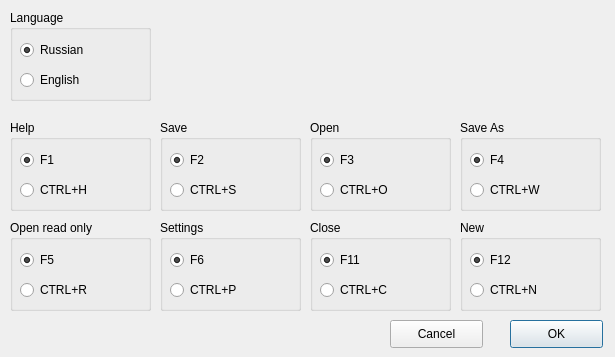
<?xml version="1.0" encoding="UTF-8"?>
<ui version="4.0">
 <class>DialogSettings</class>
 <widget class="QDialog" name="DialogSettings">
  <property name="geometry">
   <rect>
    <x>0</x>
    <y>0</y>
    <width>615</width>
    <height>357</height>
   </rect>
  </property>
  <property name="windowTitle">
   <string>Settings</string>
  </property>
  <widget class="QGroupBox" name="groupBox">
   <property name="geometry">
    <rect>
     <x>10</x>
     <y>10</y>
     <width>141</width>
     <height>91</height>
    </rect>
   </property>
   <property name="title">
    <string>Language</string>
   </property>
   <widget class="QRadioButton" name="langEng">
    <property name="geometry">
     <rect>
      <x>10</x>
      <y>60</y>
      <width>95</width>
      <height>20</height>
     </rect>
    </property>
    <property name="text">
     <string>English</string>
    </property>
    <property name="checked">
     <bool>false</bool>
    </property>
   </widget>
   <widget class="QRadioButton" name="langRus">
    <property name="geometry">
     <rect>
      <x>10</x>
      <y>30</y>
      <width>95</width>
      <height>20</height>
     </rect>
    </property>
    <property name="text">
     <string>Russian</string>
    </property>
    <property name="checked">
     <bool>true</bool>
    </property>
   </widget>
  </widget>
  <widget class="QPushButton" name="pushButtonOk">
   <property name="geometry">
    <rect>
     <x>510</x>
     <y>320</y>
     <width>93</width>
     <height>28</height>
    </rect>
   </property>
   <property name="text">
    <string>OK</string>
   </property>
  </widget>
  <widget class="QPushButton" name="pushButtonCancel">
   <property name="geometry">
    <rect>
     <x>390</x>
     <y>320</y>
     <width>93</width>
     <height>28</height>
    </rect>
   </property>
   <property name="text">
    <string>Cancel</string>
   </property>
  </widget>
  <widget class="QGroupBox" name="groupBox_2">
   <property name="geometry">
    <rect>
     <x>310</x>
     <y>120</y>
     <width>141</width>
     <height>91</height>
    </rect>
   </property>
   <property name="title">
    <string>Open</string>
   </property>
   <widget class="QRadioButton" name="radioButtonF3">
    <property name="geometry">
     <rect>
      <x>10</x>
      <y>30</y>
      <width>95</width>
      <height>20</height>
     </rect>
    </property>
    <property name="text">
     <string>F3</string>
    </property>
    <property name="checked">
     <bool>true</bool>
    </property>
   </widget>
   <widget class="QRadioButton" name="radioButtonCTRLO">
    <property name="geometry">
     <rect>
      <x>10</x>
      <y>60</y>
      <width>95</width>
      <height>20</height>
     </rect>
    </property>
    <property name="text">
     <string>CTRL+O</string>
    </property>
   </widget>
  </widget>
  <widget class="QGroupBox" name="groupBox_4">
   <property name="geometry">
    <rect>
     <x>460</x>
     <y>220</y>
     <width>141</width>
     <height>91</height>
    </rect>
   </property>
   <property name="title">
    <string>New</string>
   </property>
   <property name="flat">
    <bool>false</bool>
   </property>
   <property name="checkable">
    <bool>false</bool>
   </property>
   <widget class="QRadioButton" name="radioButtonF12">
    <property name="geometry">
     <rect>
      <x>10</x>
      <y>30</y>
      <width>95</width>
      <height>20</height>
     </rect>
    </property>
    <property name="text">
     <string>F12</string>
    </property>
    <property name="checked">
     <bool>true</bool>
    </property>
   </widget>
   <widget class="QRadioButton" name="radioButtonCTRLN">
    <property name="geometry">
     <rect>
      <x>10</x>
      <y>60</y>
      <width>95</width>
      <height>20</height>
     </rect>
    </property>
    <property name="text">
     <string>CTRL+N</string>
    </property>
   </widget>
  </widget>
  <widget class="QGroupBox" name="groupBox_3">
   <property name="geometry">
    <rect>
     <x>160</x>
     <y>120</y>
     <width>141</width>
     <height>91</height>
    </rect>
   </property>
   <property name="title">
    <string>Save</string>
   </property>
   <widget class="QRadioButton" name="radioButtonF2">
    <property name="geometry">
     <rect>
      <x>10</x>
      <y>30</y>
      <width>95</width>
      <height>20</height>
     </rect>
    </property>
    <property name="text">
     <string>F2</string>
    </property>
    <property name="checked">
     <bool>true</bool>
    </property>
   </widget>
   <widget class="QRadioButton" name="radioButtonCTRLS">
    <property name="geometry">
     <rect>
      <x>10</x>
      <y>60</y>
      <width>95</width>
      <height>20</height>
     </rect>
    </property>
    <property name="text">
     <string>CTRL+S</string>
    </property>
   </widget>
  </widget>
  <widget class="QGroupBox" name="groupBox_5">
   <property name="geometry">
    <rect>
     <x>10</x>
     <y>120</y>
     <width>141</width>
     <height>91</height>
    </rect>
   </property>
   <property name="title">
    <string>Help</string>
   </property>
   <widget class="QRadioButton" name="radioButtonF1">
    <property name="geometry">
     <rect>
      <x>10</x>
      <y>30</y>
      <width>95</width>
      <height>20</height>
     </rect>
    </property>
    <property name="text">
     <string>F1</string>
    </property>
    <property name="checked">
     <bool>true</bool>
    </property>
   </widget>
   <widget class="QRadioButton" name="radioButtonCTRLH">
    <property name="geometry">
     <rect>
      <x>10</x>
      <y>60</y>
      <width>95</width>
      <height>20</height>
     </rect>
    </property>
    <property name="text">
     <string>CTRL+H</string>
    </property>
   </widget>
  </widget>
  <widget class="QGroupBox" name="groupBox_6">
   <property name="geometry">
    <rect>
     <x>460</x>
     <y>120</y>
     <width>141</width>
     <height>91</height>
    </rect>
   </property>
   <property name="title">
    <string>Save As</string>
   </property>
   <widget class="QRadioButton" name="radioButtonF4">
    <property name="geometry">
     <rect>
      <x>10</x>
      <y>30</y>
      <width>95</width>
      <height>20</height>
     </rect>
    </property>
    <property name="text">
     <string>F4</string>
    </property>
    <property name="checked">
     <bool>true</bool>
    </property>
   </widget>
   <widget class="QRadioButton" name="radioButtonCTRLW">
    <property name="geometry">
     <rect>
      <x>10</x>
      <y>60</y>
      <width>95</width>
      <height>20</height>
     </rect>
    </property>
    <property name="text">
     <string>CTRL+W</string>
    </property>
   </widget>
  </widget>
  <widget class="QGroupBox" name="groupBox_7">
   <property name="geometry">
    <rect>
     <x>10</x>
     <y>220</y>
     <width>141</width>
     <height>91</height>
    </rect>
   </property>
   <property name="title">
    <string>Open read only</string>
   </property>
   <widget class="QRadioButton" name="radioButtonF5">
    <property name="geometry">
     <rect>
      <x>10</x>
      <y>30</y>
      <width>95</width>
      <height>20</height>
     </rect>
    </property>
    <property name="text">
     <string>F5</string>
    </property>
    <property name="checked">
     <bool>true</bool>
    </property>
   </widget>
   <widget class="QRadioButton" name="radioButtonCTRLR">
    <property name="geometry">
     <rect>
      <x>10</x>
      <y>60</y>
      <width>95</width>
      <height>20</height>
     </rect>
    </property>
    <property name="text">
     <string>CTRL+R</string>
    </property>
   </widget>
  </widget>
  <widget class="QGroupBox" name="groupBox_8">
   <property name="geometry">
    <rect>
     <x>160</x>
     <y>220</y>
     <width>141</width>
     <height>91</height>
    </rect>
   </property>
   <property name="title">
    <string>Settings</string>
   </property>
   <widget class="QRadioButton" name="radioButtonF6">
    <property name="geometry">
     <rect>
      <x>10</x>
      <y>30</y>
      <width>95</width>
      <height>20</height>
     </rect>
    </property>
    <property name="text">
     <string>F6</string>
    </property>
    <property name="checked">
     <bool>true</bool>
    </property>
   </widget>
   <widget class="QRadioButton" name="radioButtonCTRLP">
    <property name="geometry">
     <rect>
      <x>10</x>
      <y>60</y>
      <width>95</width>
      <height>20</height>
     </rect>
    </property>
    <property name="text">
     <string>CTRL+P</string>
    </property>
   </widget>
  </widget>
  <widget class="QGroupBox" name="groupBox_9">
   <property name="geometry">
    <rect>
     <x>310</x>
     <y>220</y>
     <width>141</width>
     <height>91</height>
    </rect>
   </property>
   <property name="title">
    <string>Close</string>
   </property>
   <widget class="QRadioButton" name="radioButtonF11">
    <property name="geometry">
     <rect>
      <x>10</x>
      <y>30</y>
      <width>95</width>
      <height>20</height>
     </rect>
    </property>
    <property name="text">
     <string>F11</string>
    </property>
    <property name="checked">
     <bool>true</bool>
    </property>
   </widget>
   <widget class="QRadioButton" name="radioButtonCTRLC">
    <property name="geometry">
     <rect>
      <x>10</x>
      <y>60</y>
      <width>95</width>
      <height>20</height>
     </rect>
    </property>
    <property name="text">
     <string>CTRL+C</string>
    </property>
   </widget>
  </widget>
 </widget>
 <resources/>
 <connections/>
</ui>
